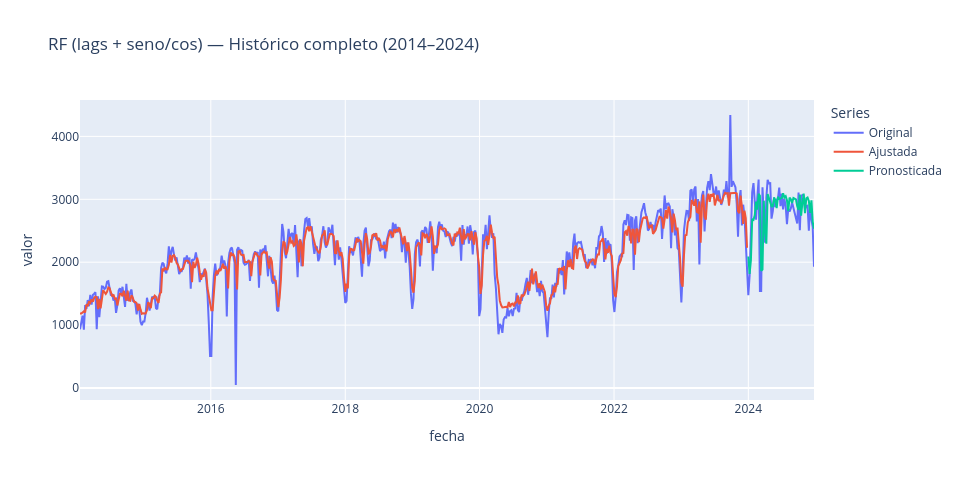

The code cell stored with this chart in its notebook:
### Markdown cell above
##### 3.4.2.3. Visualización de resultados

### Code cell
# Crear dataframes con columnas correctas (cada array/serie como una columna)
df_ajustado = pd.DataFrame({
    'fecha': df['fecha'].iloc[y_real_train.index].values,
	'valor': y_pred_tr
}, index=y_real_train.index)

df_pronostico = pd.DataFrame({
    'fecha': df['fecha'].iloc[y_real_test.index].values,
	'valor': y_pred_te
}, index=y_real_test.index)

df_pronostico_c = pd.concat([df_ajustado, df_pronostico])

title = "RF (lags + seno/cos) — Histórico completo (2014–2024)"

# Los datos a graficar
data_tuples = (
    (df_original, 'Original'),
    (df_ajustado, 'Ajustada'),
    (df_pronostico, 'Pronosticada'),
    # (df_pronostico_c, 'Pronosticada Completa'),
)

plot_forecast(
    *data_tuples,  # Desempaqueta los datos
    y='valor',
    title=title,
    **common_plot_args  # Desempaqueta los argumentos comunes
)

# Grafica solo de prueba
# Los datos a graficar
# data_tuples = (
#     (df_test, 'Real'),
#     (df_pronostico, 'Pronosticada'),
# )

# plot_forecast(
#     *data_tuples,  # Desempaqueta los datos
#     y='valor',
#     title=title,
#     **common_plot_args  # Desempaqueta los argumentos comunes
# )

### Figure 1 — Plotly figure (JSON) as saved in the notebook; plotly's stock layout.template omitted (floating-point values rounded to 4 significant figures; data arrays with more than 128 entries replaced by an {"elided": "..."} marker saying what was removed)
{"data": [{"customdata": {"elided": "571x1 int values"}, "hovertemplate": "<b>Original</b><br>Fecha: %{x}<br>valor: %{y}<br>Semana: %{customdata[0]}<extra></extra>", "mode": "lines", "name": "Original", "type": "scatter", "x": {"elided": "571 str values"}, "y": {"elided": "571 float values"}}, {"customdata": {"elided": "519x1 int values"}, "hovertemplate": "<b>Ajustada</b><br>Fecha: %{x}<br>valor: %{y}<br>Semana: %{customdata[0]}<extra></extra>", "mode": "lines", "name": "Ajustada", "type": "scatter", "x": {"elided": "519 str values"}, "y": {"elided": "519 float values"}}, {"customdata": [[1], [2], [3], [4], [5], [6], [7], [8], [9], [10], [11], [12], [13], [14], [15], [16], [17], [18], [19], [20], [21], [22], [23], [24], [25], [26], [27], [28], [29], [30], [31], [32], [33], [34], [35], [36], [37], [38], [39], [40], [41], [42], [43], [44], [45], [46], [47], [48], [49], [50], [51], [52]], "hovertemplate": "<b>Pronosticada</b><br>Fecha: %{x}<br>valor: %{y}<br>Semana: %{customdata[0]}<extra></extra>", "mode": "lines", "name": "Pronosticada", "type": "scatter", "x": ["2024-01-01T00:00:00", "2024-01-08T00:00:00", "2024-01-15T00:00:00", "2024-01-22T00:00:00", "2024-01-29T00:00:00", "2024-02-05T00:00:00", "2024-02-12T00:00:00", "2024-02-19T00:00:00", "2024-02-26T00:00:00", "2024-03-04T00:00:00", "2024-03-11T00:00:00", "2024-03-18T00:00:00", "2024-03-25T00:00:00", "2024-04-01T00:00:00", "2024-04-08T00:00:00", "2024-04-15T00:00:00", "2024-04-22T00:00:00", "2024-04-29T00:00:00", "2024-05-06T00:00:00", "2024-05-13T00:00:00", "2024-05-20T00:00:00", "2024-05-27T00:00:00", "2024-06-03T00:00:00", "2024-06-10T00:00:00", "2024-06-17T00:00:00", "2024-06-24T00:00:00", "2024-07-01T00:00:00", "2024-07-08T00:00:00", "2024-07-15T00:00:00", "2024-07-22T00:00:00", "2024-07-29T00:00:00", "2024-08-05T00:00:00", "2024-08-12T00:00:00", "2024-08-19T00:00:00", "2024-08-26T00:00:00", "2024-09-02T00:00:00", "2024-09-09T00:00:00", "2024-09-16T00:00:00", "2024-09-23T00:00:00", "2024-09-30T00:00:00", "2024-10-07T00:00:00", "2024-10-14T00:00:00", "2024-10-21T00:00:00", "2024-10-28T00:00:00", "2024-11-04T00:00:00", "2024-11-11T00:00:00", "2024-11-18T00:00:00", "2024-11-25T00:00:00", "2024-12-02T00:00:00", "2024-12-09T00:00:00", "2024-12-16T00:00:00", "2024-12-23T00:00:00"], "y": [2090.0, 1815.0, 2032.0, 2688.0, 2673.0, 2747.0, 2962.0, 2835.0, 3087.0, 3054.0, 1862.0, 1883.0, 2976.0, 2485.0, 2294.0, 3083.0, 3021.0, 2943.0, 2888.0, 2890.0, 3025.0, 2985.0, 2860.0, 3038.0, 3007.0, 3010.0, 3024.0, 3095.0, 3027.0, 3048.0, 2984.0, 2811.0, 3027.0, 3000.0, 2942.0, 3020.0, 3001.0, 2997.0, 2890.0, 2829.0, 3076.0, 2740.0, 2948.0, 3090.0, 2780.0, 3015.0, 3028.0, 2974.0, 2784.0, 2982.0, 2641.0, 2533.0]}], "layout": {"height": 480, "hovermode": "x unified", "legend": {"title": {"text": "Series"}}, "title": {"text": "RF (lags + seno/cos) — Histórico completo (2014–2024)"}, "width": 960, "xaxis": {"title": {"text": "fecha"}}, "yaxis": {"title": {"text": "valor"}}}}
